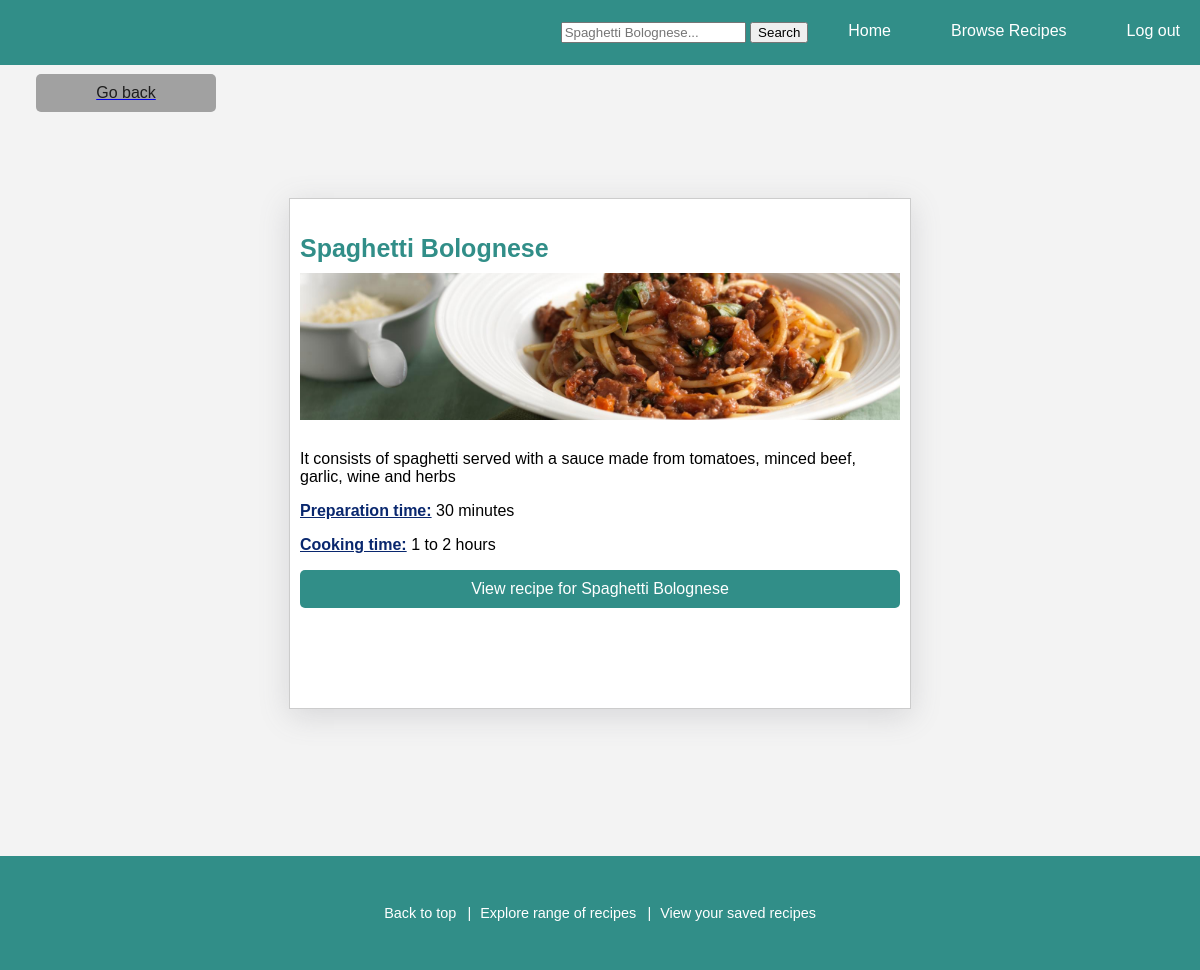
/savedRecipes.php (signed in), run on the app's committed database.
### tables this page shows
CREATE TABLE `recipes` (
  `recipe_id` int(11) NOT NULL,
  `Name` varchar(255) NOT NULL,
  `Description` varchar(255) NOT NULL,
  `Prep_time` varchar(255) NOT NULL,
  `Cook_time` varchar(255) NOT NULL,
  `Rating` int(11) NOT NULL,
  `image_link` varchar(255) NOT NULL,
  `alt_text` varchar(255) NOT NULL
);

### savedRecipes.php (the view, shortened to what this page needs)
<?php
function connectToDatabase()
{
    $host = 'localhost';
    $dbname = 'recipe_login';
    $db_username = 'root';
    $db_password = "";
    try {
        $pdo = new PDO("mysql:host=$host;dbname=$dbname;charset=utf8", $db_username, $db_password);
        $pdo->setAttribute(PDO::ATTR_ERRMODE, PDO::ERRMODE_EXCEPTION);
        return $pdo;
    } catch (PDOException $e) {
        echo "Connection failed: " . $e->getMessage();
        die();
    }
}
$pdo = connectToDatabase();
if (isset($_SESSION["user_id"])) {
    $user = $_SESSION["user_id"];
    $sql = "SELECT r.* FROM recipes r inner join saved_recipes s on r.recipe_id=s.recipe_id WHERE s.user_id = '$user'";
    $result = $pdo->query($sql);
    $recipes = $result->fetchAll(PDO::FETCH_ASSOC);
}
?>
<!DOCTYPE html>
<html lang="en">
<head>
    <link rel="stylesheet" href="./global.css">
</head>
<body>
    <?php include 'primary-navigation.php'?>
<?php include 'secondary-navigation.php'?>
    <section class="search-results">
        <?php if (isset($recipes) && !empty($recipes)) : ?>
            <?php foreach ($recipes as $recipe) : ?>
                <div class="recipe-full-page">
                    <h3><?php echo $recipe['Name']; ?></h3>
                    <img class="recipe-image" src="<?php echo $recipe['image_link'] ?>" alt="<?php echo $recipe['alt_text'] ?>">
                    <p><?php echo $recipe['Description']; ?></p>
                    <p><?php echo "<p><b>Preparation time:</b> " . $recipe['Prep_time'] . "</p>";?></p>
                    <p><?php echo "<p><b>Cooking time:</b> " . $recipe['Cook_time'] . "</p>";?></p>
                <?php
                $recipeLink = "Recipe_details.php?recipe_id=" . $recipe['recipe_id'];
                echo "<a href='" . $recipeLink . "'>";
                ?>
                <button class="details-button">View recipe for <?php echo $recipe['Name']; ?></button>
                </a>
                </div>
            <?php endforeach; ?>
        <?php else : ?>
            <p>No recipes Saved.</p>
        <?php endif; ?>
        </section>
    <?php include 'Footer.php'?>
</body>
</html>

### global.css (style rules this page uses)
body { font-family: Arial, sans-serif; padding: 0; background-color: #f3f3f3; margin: auto; }
.recipe-full-page { background-color: white; border: 1px solid #ccc; padding: 20px; width: 100%; justify-content: space-evenly; max-width: 600px; margin: auto; box-shadow: rgba(100, 100, 111, 0.2) 0px 7px 29px 0px; }
.recipe-full-page h3 { color: #318e88; font-size: 25px; margin-bottom: 10px; }
.recipe-image { width: 100%; max-height: auto; object-fit: cover; margin-bottom: 10px; }
.search-results { display: grid; grid-template-columns: repeat(auto-fit, minmax(350px, 1fr)); margin-top: 3%; margin-left: 3%; margin-right: 3%; margin-bottom: 8%; gap: 5%; grid-row-gap: 0; justify-content: space-between; }
.search-results a { text-decoration: none; color: #09248e; }
.search-results b { text-decoration: underline; color: #09276e; }
.recipe-full-page { background-color: #ffffff; border: 1px solid #ccc; padding: 10px; height: 80%; box-shadow: rgba(100, 100, 111, 0.2) 0px 7px 29px 0px; }
.recipe-image { width: 100%; height: 200px; object-fit: cover; }
.recipe-image { max-width: 100%; height: 30%; }
.details-button { background-color: #318e88; color: #fff; border: none; padding: 10px 20px; cursor: pointer; font-size: 16px; margin: auto; display: flex; text-decoration: none; width: 100%; justify-content: center; border-radius: 5px; }
.back-button { background-color: #a1a1a1; color: #1e1e1e; border: none; padding: 10px 20px; cursor: pointer; font-size: 16px; display: flex; text-decoration: none; width: 15%; margin: 3%; margin-bottom: 0; border-radius: 5px; justify-content: center; }

### data on the page
recipes: Name "Spaghetti Bolognese", image_link (picture), Description "It consists of spaghetti served with a sauce made from tomatoes, minced beef, garlic, wine and herbs", Prep_time "30 minutes", Cook_time "1 to 2 hours"
